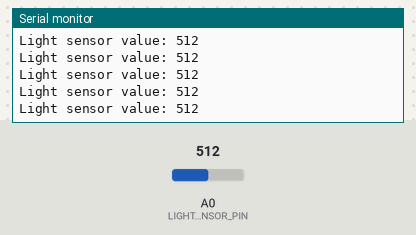
This sketch was run on a simulated ESP8266 (NodeMCU). On the bench: the last lines printed to the serial monitor. The inputs (shaded band) are chosen by the test bench; at power-on: A0 (LIGHT_SENSOR_PIN) = 512. WiFi joins after 1.5 s; servers stay silent unless stated; no MQTT or app messages arrive unless stated.

Above: at 2.7 s.
2.8 s: A0 (LIGHT_SENSOR_PIN) set to 108
At 3.9 s:
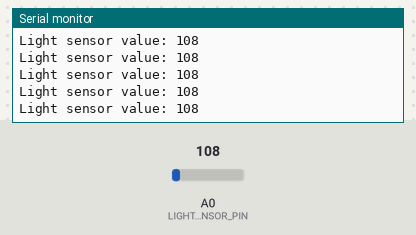
4.3 s: A0 (LIGHT_SENSOR_PIN) set to 91
At 4.9 s:
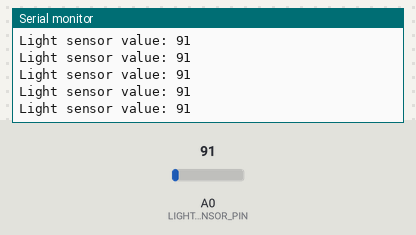
Timing chart, 0 to 6.8 s (numbered marks = the images above; inputs shaded):
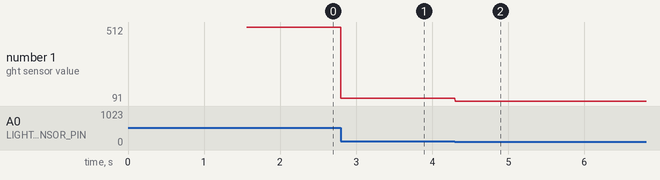

The sketch:

light_sensor.ino
```cpp
#include <ESP8266WiFi.h>
#include <PubSubClient.h>

const char* ssid = "TP-Link_2AD8";
const char* password = "14730078";
const char* mqtt_server = "192.168.0.176"; // MQTT Broker IP address

WiFiClient espClient;
PubSubClient client(espClient);

#define LIGHT_SENSOR_PIN A0 // Light sensor analog pin

long lastMsg = 0;
char msg[50];

void setup() {
Serial.begin(115200);
delay(10);

Serial.println("Connecting to Wi-Fi...");
WiFi.begin(ssid, password);

while (WiFi.status() != WL_CONNECTED) {
delay(500);
Serial.print(".");
}

Serial.println("\nWiFi connected");
Serial.print("IP address: ");
Serial.println(WiFi.localIP());

client.setServer(mqtt_server, 1883);
}

void reconnect() {
while (!client.connected()) {
Serial.print("Attempting MQTT connection...");
if (client.connect("ESP8266Client")) {
Serial.println("connected to MQTT broker");
} else {
Serial.print("failed, rc=");
Serial.print(client.state());
Serial.println(" trying again in 5 seconds");
delay(5000);
}
}
}

void loop() {
if (!client.connected()) {
reconnect();
}

int analogValue = analogRead(LIGHT_SENSOR_PIN); // Read light sensor value
Serial.print("Light sensor value: ");
Serial.println(analogValue);

snprintf(msg, 50, "Light sensor value: %d", analogValue);

if (millis() - lastMsg > 10000) { // Publish every 10 seconds
client.publish("sensor/light_value", msg);
lastMsg = millis();
}

client.loop();
}
```

Measured:
- after the input at 2.8 s, the serial monitor: prints a new line at once (image 1)
- after the input at 4.3 s, the serial monitor: prints a new line at once (image 2)
- plotted number 1: 512 → 108 after the input at 2.8 s, 108 → 91 after the input at 4.3 s
